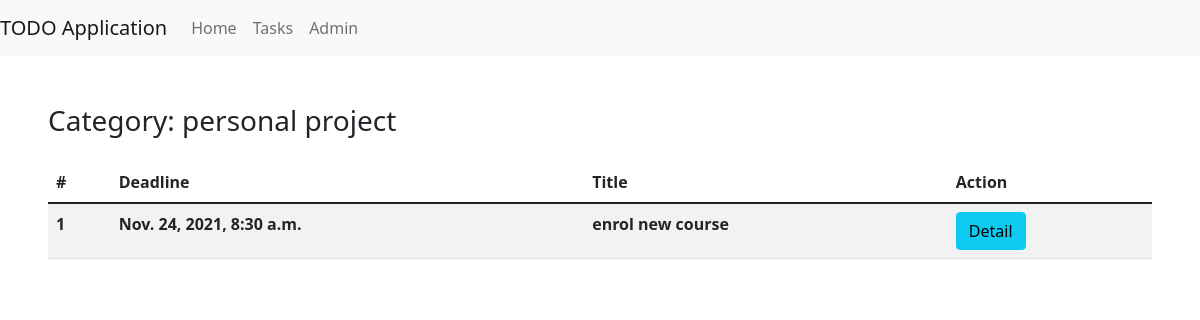
The page /categories/3/ on the database its author committed.
### todo/models.py (models this page shows, shortened)
class Category(models.Model):
    name = models.CharField(max_length=30)

class Task(models.Model):
    PRIORITY_CHOICES = [(3,"Low"), (2,"Medium"), (1,"High")]
    category = models.ForeignKey(Category, on_delete=models.CASCADE)
    title = models.CharField(max_length=30)
    description = models.TextField()
    priority = models.IntegerField(choices=PRIORITY_CHOICES)
    schedule = models.DateTimeField()

### todo/views.py (the view)
# urls.py: path('categories/<int:pk>/', CategoryDetailView.as_view(), name='category_detail'),
class CategoryDetailView(DetailView):
    model = Category
    def get_context_data(self, **kwargs):
        context = super().get_context_data(**kwargs)
        context["tasks"] = Task.objects.filter(category=context["category"])
        return context

### templates/todo/category_detail.html
{% extends 'base.html' %}
{% block navbar %}
    <li class="nav-item">
        <a class="nav-link" href={% url 'index' %}>Home</a>
    </li>
    <li class="nav-item">
        <a class="nav-link" href={% url 'tasks' %}>Tasks</a>
    </li>
    <li class="nav-item">
        <a class="nav-link" href={% url 'admin:index' %}>Admin</a>
    </li>
{% endblock navbar %}
{% block content %}
<h3>Category: {{category.name}}</h3>
<table class="table table-striped mt-4">
    <thead>
        <tr>
            <th scope="col">#</th>
            <th scope="col">Deadline</th>
            <th scope="col">Title</th>
            <th scope="col">Action</th>
        </tr>
    </thead>
    <tbody>
        {% for task in tasks %}
        <tr>
            <th scope="row">{{forloop.counter}}</th>
            <th >{{task.schedule}}</th>
            <th >{{task.title}}</th>
            <th>
                <a href="{% url 'task_detail' task.pk %}" class="btn btn-info">Detail</a>
            </th>
        </tr>
        {% endfor %}
    </tbody>
</table>
{% endblock content %}

### rows shown on the page
Category: name "personal project"
Task: schedule "Nov. 24, 2021, 8:30 a.m.", title "enrol new course"
